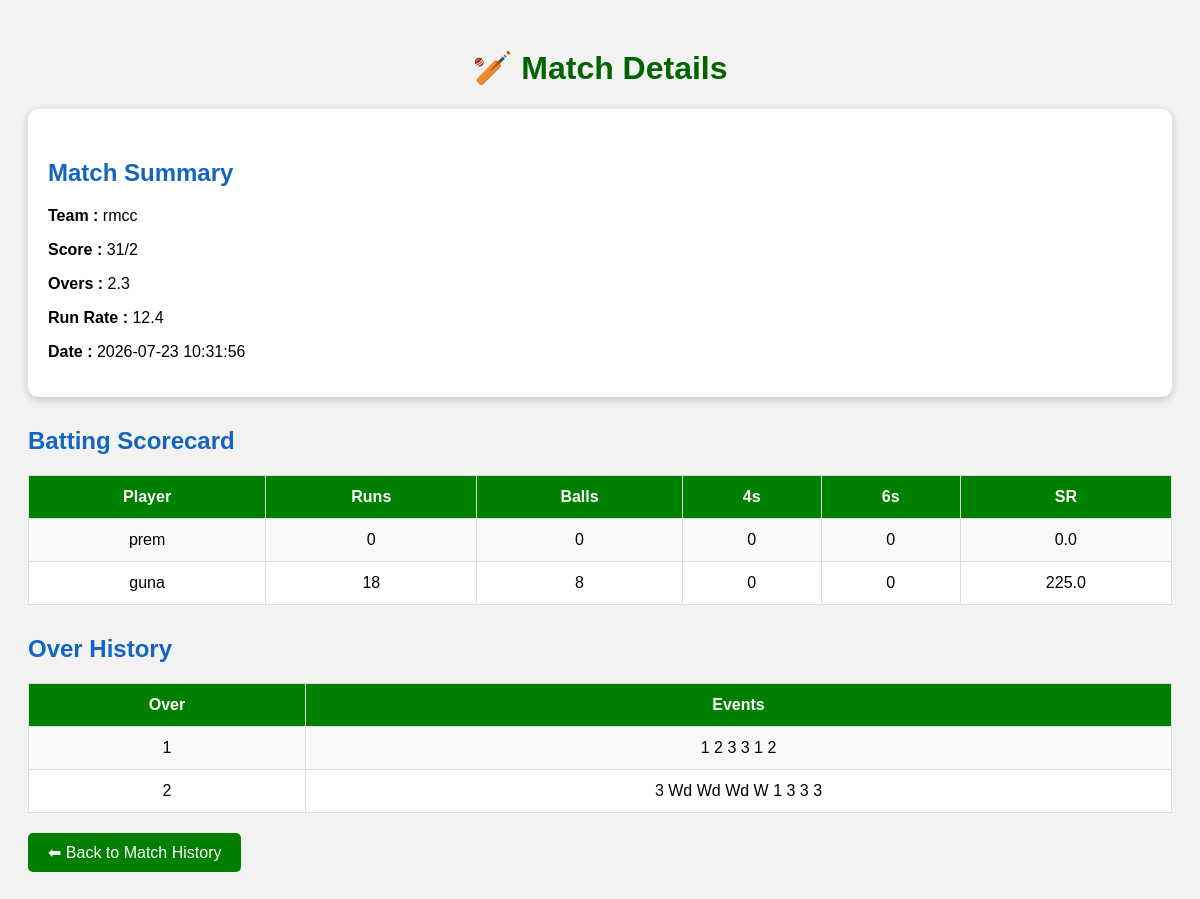
The app's page /match/1 with its own data.
### tables this page shows
CREATE TABLE matches(

        id INTEGER PRIMARY KEY AUTOINCREMENT,

        team_name TEXT,

        total_score INTEGER,

        wickets INTEGER,

        total_overs TEXT,

        run_rate REAL,

        created_at TIMESTAMP DEFAULT CURRENT_TIMESTAMP

    );

CREATE TABLE batsmen(

        id INTEGER PRIMARY KEY AUTOINCREMENT,

        match_id INTEGER,

        player_name TEXT,

        runs INTEGER,

        balls INTEGER,

        fours INTEGER,

        sixes INTEGER,

        strike_rate REAL,

        FOREIGN KEY(match_id) REFERENCES matches(id)

    );

CREATE TABLE over_history(

        id INTEGER PRIMARY KEY AUTOINCREMENT,

        match_id INTEGER,

        over_number INTEGER,

        ball_number INTEGER,

        event TEXT,

        FOREIGN KEY(match_id) REFERENCES matches(id)

    );

### app.py (the view)
@app.route("/match/<int:match_id>")
def match_details(match_id):
    matches = get_all_matches()
    match = None
    for m in matches:
        if m[0] == match_id:
            match = m
            break
    if match is None:
        return "Match Not Found", 404
    batsmen = get_batsmen(match_id)
    overs = get_over_history(match_id)
    return render_template(
        "match_details.html",
        match=match,
        batsmen=batsmen,
        overs=overs
    )

### database.py (called while the page is built)
def get_all_matches():
    conn = sqlite3.connect(DATABASE)
    cursor = conn.cursor()
    cursor.execute("""

    SELECT *

    FROM matches

    ORDER BY id DESC

    """)
    matches = cursor.fetchall()
    conn.close()
    return matches

def get_batsmen(match_id):
    conn = sqlite3.connect(DATABASE)
    cursor = conn.cursor()
    cursor.execute("""

    SELECT *

    FROM batsmen

    WHERE match_id=?

    """,
    (match_id,))
    players = cursor.fetchall()
    conn.close()
    return players

def get_over_history(match_id):
    conn = sqlite3.connect(DATABASE)
    cursor = conn.cursor()
    cursor.execute("""

    SELECT *

    FROM over_history

    WHERE match_id=?

    ORDER BY over_number

    """,
    (match_id,))
    overs = cursor.fetchall()
    conn.close()
    return overs

### templates/match_details.html (shortened to what this page needs)
<!DOCTYPE html>
<html lang="en">
<head>
</head>
<body>
<h1>🏏 Match Details</h1>
<div class="card">
    <h2>Match Summary</h2>
    <p><b>Team :</b> {{ match[1] }}</p>
    <p><b>Score :</b> {{ match[2] }}/{{ match[3] }}</p>
    <p><b>Overs :</b> {{ match[4] }}</p>
    <p><b>Run Rate :</b> {{ match[5] }}</p>
    <p><b>Date :</b> {{ match[6] }}</p>
</div>
<h2>Batting Scorecard</h2>
<table>
<tr>
<th>Player</th>
<th>Runs</th>
<th>Balls</th>
<th>4s</th>
<th>6s</th>
<th>SR</th>
</tr>
{% for player in batsmen %}
<tr>
<td>{{ player[2] }}</td>
<td>{{ player[3] }}</td>
<td>{{ player[4] }}</td>
<td>{{ player[5] }}</td>
<td>{{ player[6] }}</td>
<td>{{ player[7] }}</td>
</tr>
{% endfor %}
</table>
<h2>Over History</h2>
<table>
<tr>
<th>Over</th>
<th>Events</th>
</tr>
{% for over in overs %}
<tr>
<td>{{ over[2] }}</td>
<td>{{ over[4] }}</td>
</tr>
{% endfor %}
</table>
<a href="/history" class="btn">⬅ Back to Match History</a>
</body>
</html>

### templates/match_details.html (style rules this page uses)
body { font-family:Arial,Helvetica,sans-serif; background:#f2f2f2; padding:20px; }
h1 { text-align:center; color:darkgreen; }
h2 { margin-top:30px; color:#1565c0; }
table { width:100%; border-collapse:collapse; margin-top:15px; background:white; }
th,td { border:1px solid #ddd; padding:12px; text-align:center; }
th { background:green; color:white; }
tr:nth-child(even) { background:#f9f9f9; }
.card { background:white; padding:20px; margin-top:20px; border-radius:10px; box-shadow:0 2px 8px rgba(0,0,0,.2); }
.btn { display:inline-block; margin-top:20px; padding:10px 20px; background:green; color:white; text-decoration:none; border-radius:5px; }

### records on screen
matches: team_name "rmcc", total_score "31", wickets "2", total_overs "2.3", run_rate "12.4", created_at "2026-07-23 10:31:56"
batsmen: player_name "prem", runs "0", balls "0", fours "0", sixes "0", strike_rate "0.0"
batsmen: player_name "guna", runs "18", balls "8", fours "0", sixes "0", strike_rate "225.0"
over_history: over_number "1", event "1 2 3 3 1 2"
over_history: over_number "2", event "3 Wd Wd Wd W 1 3 3 3"
